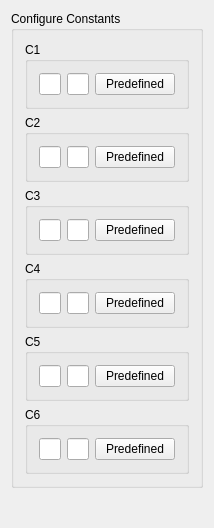
<ui version="4.0" >
 <class>Constants</class>
 <widget class="QWidget" name="Constants" >
  <property name="geometry" >
   <rect>
    <x>0</x>
    <y>0</y>
    <width>201</width>
    <height>528</height>
   </rect>
  </property>
  <property name="windowTitle" >
   <string>Constants</string>
  </property>
  <layout class="QVBoxLayout" >
   <item>
    <widget class="QGroupBox" name="mainGroupBox" >
     <property name="title" >
      <string>Configure Constants</string>
     </property>
     <layout class="QVBoxLayout" >
      <item>
       <widget class="QGroupBox" name="groupBox0" >
        <property name="title" >
         <string>C1</string>
        </property>
        <layout class="QHBoxLayout" >
         <item>
          <widget class="QLineEdit" name="kcfg_nameConstant0" >
           <property name="maxLength" >
            <number>6</number>
           </property>
          </widget>
         </item>
         <item>
          <widget class="QLineEdit" name="kcfg_valueConstant0" >
           <property name="maxLength" >
            <number>40</number>
           </property>
          </widget>
         </item>
         <item>
          <widget class="QPushButton" name="pushButton0" >
           <property name="text" >
            <string>Predefined</string>
           </property>
          </widget>
         </item>
        </layout>
       </widget>
      </item>
      <item>
       <widget class="QGroupBox" name="groupBox1" >
        <property name="title" >
         <string>C2</string>
        </property>
        <layout class="QHBoxLayout" >
         <item>
          <widget class="QLineEdit" name="kcfg_nameConstant1" >
           <property name="maxLength" >
            <number>6</number>
           </property>
          </widget>
         </item>
         <item>
          <widget class="QLineEdit" name="kcfg_valueConstant1" >
           <property name="maxLength" >
            <number>40</number>
           </property>
          </widget>
         </item>
         <item>
          <widget class="QPushButton" name="pushButton1" >
           <property name="text" >
            <string>Predefined</string>
           </property>
          </widget>
         </item>
        </layout>
       </widget>
      </item>
      <item>
       <widget class="QGroupBox" name="groupBox2" >
        <property name="title" >
         <string>C3</string>
        </property>
        <layout class="QHBoxLayout" >
         <item>
          <widget class="QLineEdit" name="kcfg_nameConstant2" >
           <property name="maxLength" >
            <number>6</number>
           </property>
          </widget>
         </item>
         <item>
          <widget class="QLineEdit" name="kcfg_valueConstant2" >
           <property name="maxLength" >
            <number>40</number>
           </property>
          </widget>
         </item>
         <item>
          <widget class="QPushButton" name="pushButton2" >
           <property name="text" >
            <string>Predefined</string>
           </property>
          </widget>
         </item>
        </layout>
       </widget>
      </item>
      <item>
       <widget class="QGroupBox" name="groupBox3" >
        <property name="title" >
         <string>C4</string>
        </property>
        <layout class="QHBoxLayout" >
         <item>
          <widget class="QLineEdit" name="kcfg_nameConstant3" >
           <property name="maxLength" >
            <number>6</number>
           </property>
          </widget>
         </item>
         <item>
          <widget class="QLineEdit" name="kcfg_valueConstant3" >
           <property name="maxLength" >
            <number>40</number>
           </property>
          </widget>
         </item>
         <item>
          <widget class="QPushButton" name="pushButton3" >
           <property name="text" >
            <string>Predefined</string>
           </property>
          </widget>
         </item>
        </layout>
       </widget>
      </item>
      <item>
       <widget class="QGroupBox" name="groupBox4" >
        <property name="title" >
         <string>C5</string>
        </property>
        <layout class="QHBoxLayout" >
         <item>
          <widget class="QLineEdit" name="kcfg_nameConstant4" >
           <property name="maxLength" >
            <number>6</number>
           </property>
          </widget>
         </item>
         <item>
          <widget class="QLineEdit" name="kcfg_valueConstant4" >
           <property name="maxLength" >
            <number>40</number>
           </property>
          </widget>
         </item>
         <item>
          <widget class="QPushButton" name="pushButton4" >
           <property name="text" >
            <string>Predefined</string>
           </property>
          </widget>
         </item>
        </layout>
       </widget>
      </item>
      <item>
       <widget class="QGroupBox" name="groupBox5" >
        <property name="title" >
         <string>C6</string>
        </property>
        <layout class="QHBoxLayout" >
         <item>
          <widget class="QLineEdit" name="kcfg_nameConstant5" >
           <property name="maxLength" >
            <number>6</number>
           </property>
          </widget>
         </item>
         <item>
          <widget class="QLineEdit" name="kcfg_valueConstant5" >
           <property name="maxLength" >
            <number>40</number>
           </property>
          </widget>
         </item>
         <item>
          <widget class="QPushButton" name="pushButton5" >
           <property name="text" >
            <string>Predefined</string>
           </property>
          </widget>
         </item>
        </layout>
       </widget>
      </item>
     </layout>
    </widget>
   </item>
   <item>
    <spacer>
     <property name="orientation" >
      <enum>Qt::Vertical</enum>
     </property>
     <property name="sizeType" >
      <enum>QSizePolicy::Expanding</enum>
     </property>
     <property name="sizeHint" >
      <size>
       <width>20</width>
       <height>40</height>
      </size>
     </property>
    </spacer>
   </item>
  </layout>
 </widget>
 <layoutdefault spacing="6" margin="11" />
 <pixmapfunction>qPixmapFromMimeSource</pixmapfunction>
 <includes>
  <include location="local" >kpushbutton.h</include>
 </includes>
 <resources/>
 <connections/>
</ui>
